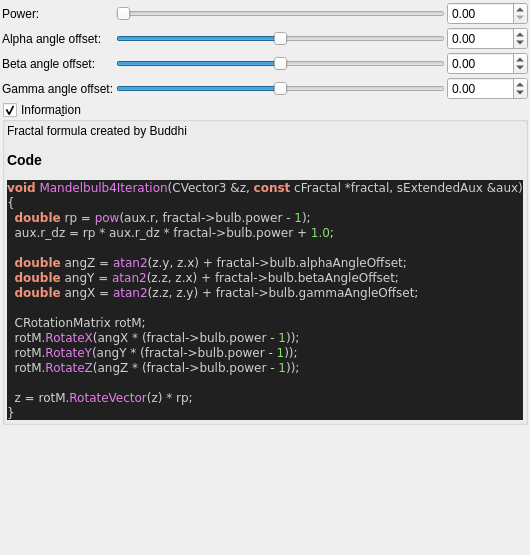
<?xml version="1.0" encoding="UTF-8"?>
<ui version="4.0">
 <class>Form</class>
 <widget class="QWidget" name="Form">
  <property name="geometry">
   <rect>
    <x>0</x>
    <y>0</y>
    <width>449</width>
    <height>555</height>
   </rect>
  </property>
  <property name="windowTitle">
   <string>Form</string>
  </property>
  <layout class="QVBoxLayout" name="verticalLayout">
   <property name="spacing">
    <number>2</number>
   </property>
   <property name="leftMargin">
    <number>2</number>
   </property>
   <property name="topMargin">
    <number>2</number>
   </property>
   <property name="rightMargin">
    <number>2</number>
   </property>
   <property name="bottomMargin">
    <number>2</number>
   </property>
   <item>
    <layout class="QGridLayout" name="gridLayout">
     <property name="spacing">
      <number>2</number>
     </property>
     <item row="2" column="1">
      <widget class="QSlider" name="slider_beta_angle_offset">
       <property name="sizePolicy">
        <sizepolicy hsizetype="Expanding" vsizetype="Maximum">
         <horstretch>0</horstretch>
         <verstretch>0</verstretch>
        </sizepolicy>
       </property>
       <property name="minimum">
        <number>-36000</number>
       </property>
       <property name="maximum">
        <number>36000</number>
       </property>
       <property name="singleStep">
        <number>1</number>
       </property>
       <property name="pageStep">
        <number>100</number>
       </property>
       <property name="orientation">
        <enum>Qt::Horizontal</enum>
       </property>
      </widget>
     </item>
     <item row="2" column="2">
      <widget class="MyDoubleSpinBox" name="spinbox_beta_angle_offset">
       <property name="sizePolicy">
        <sizepolicy hsizetype="Minimum" vsizetype="Maximum">
         <horstretch>0</horstretch>
         <verstretch>0</verstretch>
        </sizepolicy>
       </property>
       <property name="prefix">
        <string/>
       </property>
       <property name="suffix">
        <string/>
       </property>
       <property name="decimals">
        <number>2</number>
       </property>
       <property name="minimum">
        <double>-36000.000000000000000</double>
       </property>
       <property name="maximum">
        <double>36000.000000000000000</double>
       </property>
       <property name="singleStep">
        <double>0.100000000000000</double>
       </property>
      </widget>
     </item>
     <item row="1" column="1">
      <widget class="QSlider" name="slider_alpha_angle_offset">
       <property name="sizePolicy">
        <sizepolicy hsizetype="Expanding" vsizetype="Maximum">
         <horstretch>0</horstretch>
         <verstretch>0</verstretch>
        </sizepolicy>
       </property>
       <property name="minimum">
        <number>-36000</number>
       </property>
       <property name="maximum">
        <number>36000</number>
       </property>
       <property name="singleStep">
        <number>1</number>
       </property>
       <property name="pageStep">
        <number>100</number>
       </property>
       <property name="orientation">
        <enum>Qt::Horizontal</enum>
       </property>
      </widget>
     </item>
     <item row="1" column="0">
      <widget class="QLabel" name="label_8">
       <property name="text">
        <string>Alpha angle offset:</string>
       </property>
      </widget>
     </item>
     <item row="0" column="2">
      <widget class="MyDoubleSpinBox" name="spinbox_power">
       <property name="sizePolicy">
        <sizepolicy hsizetype="Minimum" vsizetype="Maximum">
         <horstretch>0</horstretch>
         <verstretch>0</verstretch>
        </sizepolicy>
       </property>
       <property name="prefix">
        <string/>
       </property>
       <property name="suffix">
        <string/>
       </property>
       <property name="decimals">
        <number>2</number>
       </property>
       <property name="minimum">
        <double>0.000000000000000</double>
       </property>
       <property name="maximum">
        <double>1000.000000000000000</double>
       </property>
       <property name="singleStep">
        <double>0.100000000000000</double>
       </property>
      </widget>
     </item>
     <item row="1" column="2">
      <widget class="MyDoubleSpinBox" name="spinbox_alpha_angle_offset">
       <property name="sizePolicy">
        <sizepolicy hsizetype="Minimum" vsizetype="Maximum">
         <horstretch>0</horstretch>
         <verstretch>0</verstretch>
        </sizepolicy>
       </property>
       <property name="prefix">
        <string/>
       </property>
       <property name="suffix">
        <string/>
       </property>
       <property name="decimals">
        <number>2</number>
       </property>
       <property name="minimum">
        <double>-36000.000000000000000</double>
       </property>
       <property name="maximum">
        <double>36000.000000000000000</double>
       </property>
       <property name="singleStep">
        <double>0.100000000000000</double>
       </property>
      </widget>
     </item>
     <item row="0" column="1">
      <widget class="QSlider" name="slider_power">
       <property name="sizePolicy">
        <sizepolicy hsizetype="Expanding" vsizetype="Maximum">
         <horstretch>0</horstretch>
         <verstretch>0</verstretch>
        </sizepolicy>
       </property>
       <property name="maximum">
        <number>2000</number>
       </property>
       <property name="singleStep">
        <number>1</number>
       </property>
       <property name="orientation">
        <enum>Qt::Horizontal</enum>
       </property>
      </widget>
     </item>
     <item row="0" column="0">
      <widget class="QLabel" name="label_7">
       <property name="text">
        <string>Power:</string>
       </property>
      </widget>
     </item>
     <item row="2" column="0">
      <widget class="QLabel" name="label_9">
       <property name="text">
        <string>Beta angle offset:</string>
       </property>
      </widget>
     </item>
     <item row="3" column="0">
      <widget class="QLabel" name="label_10">
       <property name="text">
        <string>Gamma angle offset:</string>
       </property>
      </widget>
     </item>
     <item row="3" column="1">
      <widget class="QSlider" name="slider_gamma_angle_offset">
       <property name="sizePolicy">
        <sizepolicy hsizetype="Expanding" vsizetype="Maximum">
         <horstretch>0</horstretch>
         <verstretch>0</verstretch>
        </sizepolicy>
       </property>
       <property name="minimum">
        <number>-36000</number>
       </property>
       <property name="maximum">
        <number>36000</number>
       </property>
       <property name="singleStep">
        <number>1</number>
       </property>
       <property name="pageStep">
        <number>100</number>
       </property>
       <property name="orientation">
        <enum>Qt::Horizontal</enum>
       </property>
      </widget>
     </item>
     <item row="3" column="2">
      <widget class="MyDoubleSpinBox" name="spinbox_gamma_angle_offset">
       <property name="sizePolicy">
        <sizepolicy hsizetype="Minimum" vsizetype="Maximum">
         <horstretch>0</horstretch>
         <verstretch>0</verstretch>
        </sizepolicy>
       </property>
       <property name="prefix">
        <string/>
       </property>
       <property name="suffix">
        <string/>
       </property>
       <property name="decimals">
        <number>2</number>
       </property>
       <property name="minimum">
        <double>-36000.000000000000000</double>
       </property>
       <property name="maximum">
        <double>36000.000000000000000</double>
       </property>
       <property name="singleStep">
        <double>0.100000000000000</double>
       </property>
      </widget>
     </item>
    </layout>
   </item>
   <item>
    <widget class="MyGroupBox" name="groupCheck_info">
     <property name="title">
      <string>Informa&amp;tion</string>
     </property>
     <property name="flat">
      <bool>false</bool>
     </property>
     <property name="checkable">
      <bool>true</bool>
     </property>
     <layout class="QVBoxLayout" name="verticalLayout_2">
      <property name="spacing">
       <number>2</number>
      </property>
      <property name="leftMargin">
       <number>2</number>
      </property>
      <property name="topMargin">
       <number>2</number>
      </property>
      <property name="rightMargin">
       <number>2</number>
      </property>
      <property name="bottomMargin">
       <number>2</number>
      </property>
      <item>
       <widget class="QLabel" name="label_code_content">
        <property name="text">
         <string>&lt;p&gt;Fractal formula created by Buddhi&lt;/p&gt;&lt;table&gt;
&lt;/table&gt;
&lt;h3&gt;Code&lt;/h3&gt;
&lt;body style=&quot;background-color:#202020&quot;&gt;
&lt;pre style=&quot;color:#d0d0d0; background-color:#202020;  font-family:'Courier New',monospace;&quot;&gt;&lt;span style=&quot;color:#f09479; font-weight:bold&quot;&gt;void&lt;/span&gt; &lt;span style=&quot;color:#e47eed&quot;&gt;Mandelbulb4Iteration&lt;/span&gt;&lt;span style=&quot;color:#d0d0d0&quot;&gt;(&lt;/span&gt;CVector3 &lt;span style=&quot;color:#d0d0d0&quot;&gt;&amp;amp;&lt;/span&gt;z&lt;span style=&quot;color:#d0d0d0&quot;&gt;,&lt;/span&gt; &lt;span style=&quot;color:#f09479; font-weight:bold&quot;&gt;const&lt;/span&gt; cFractal &lt;span style=&quot;color:#d0d0d0&quot;&gt;*&lt;/span&gt;fractal&lt;span style=&quot;color:#d0d0d0&quot;&gt;,&lt;/span&gt; sExtendedAux &lt;span style=&quot;color:#d0d0d0&quot;&gt;&amp;amp;&lt;/span&gt;aux&lt;span style=&quot;color:#d0d0d0&quot;&gt;)&lt;/span&gt;
&lt;span style=&quot;color:#d0d0d0&quot;&gt;{&lt;/span&gt;
  &lt;span style=&quot;color:#f09479; font-weight:bold&quot;&gt;double&lt;/span&gt; rp &lt;span style=&quot;color:#d0d0d0&quot;&gt;=&lt;/span&gt; &lt;span style=&quot;color:#e47eed&quot;&gt;pow&lt;/span&gt;&lt;span style=&quot;color:#d0d0d0&quot;&gt;(&lt;/span&gt;aux&lt;span style=&quot;color:#d0d0d0&quot;&gt;.&lt;/span&gt;r&lt;span style=&quot;color:#d0d0d0&quot;&gt;,&lt;/span&gt; fractal&lt;span style=&quot;color:#d0d0d0&quot;&gt;-&amp;gt;&lt;/span&gt;bulb&lt;span style=&quot;color:#d0d0d0&quot;&gt;.&lt;/span&gt;power &lt;span style=&quot;color:#d0d0d0&quot;&gt;-&lt;/span&gt; &lt;span style=&quot;color:#87df71&quot;&gt;1&lt;/span&gt;&lt;span style=&quot;color:#d0d0d0&quot;&gt;);&lt;/span&gt;
  aux&lt;span style=&quot;color:#d0d0d0&quot;&gt;.&lt;/span&gt;r_dz &lt;span style=&quot;color:#d0d0d0&quot;&gt;=&lt;/span&gt; rp &lt;span style=&quot;color:#d0d0d0&quot;&gt;*&lt;/span&gt; aux&lt;span style=&quot;color:#d0d0d0&quot;&gt;.&lt;/span&gt;r_dz &lt;span style=&quot;color:#d0d0d0&quot;&gt;*&lt;/span&gt; fractal&lt;span style=&quot;color:#d0d0d0&quot;&gt;-&amp;gt;&lt;/span&gt;bulb&lt;span style=&quot;color:#d0d0d0&quot;&gt;.&lt;/span&gt;power &lt;span style=&quot;color:#d0d0d0&quot;&gt;+&lt;/span&gt; &lt;span style=&quot;color:#87df71&quot;&gt;1.0&lt;/span&gt;&lt;span style=&quot;color:#d0d0d0&quot;&gt;;&lt;/span&gt;

  &lt;span style=&quot;color:#f09479; font-weight:bold&quot;&gt;double&lt;/span&gt; angZ &lt;span style=&quot;color:#d0d0d0&quot;&gt;=&lt;/span&gt; &lt;span style=&quot;color:#e47eed&quot;&gt;atan2&lt;/span&gt;&lt;span style=&quot;color:#d0d0d0&quot;&gt;(&lt;/span&gt;z&lt;span style=&quot;color:#d0d0d0&quot;&gt;.&lt;/span&gt;y&lt;span style=&quot;color:#d0d0d0&quot;&gt;,&lt;/span&gt; z&lt;span style=&quot;color:#d0d0d0&quot;&gt;.&lt;/span&gt;x&lt;span style=&quot;color:#d0d0d0&quot;&gt;) +&lt;/span&gt; fractal&lt;span style=&quot;color:#d0d0d0&quot;&gt;-&amp;gt;&lt;/span&gt;bulb&lt;span style=&quot;color:#d0d0d0&quot;&gt;.&lt;/span&gt;alphaAngleOffset&lt;span style=&quot;color:#d0d0d0&quot;&gt;;&lt;/span&gt;
  &lt;span style=&quot;color:#f09479; font-weight:bold&quot;&gt;double&lt;/span&gt; angY &lt;span style=&quot;color:#d0d0d0&quot;&gt;=&lt;/span&gt; &lt;span style=&quot;color:#e47eed&quot;&gt;atan2&lt;/span&gt;&lt;span style=&quot;color:#d0d0d0&quot;&gt;(&lt;/span&gt;z&lt;span style=&quot;color:#d0d0d0&quot;&gt;.&lt;/span&gt;z&lt;span style=&quot;color:#d0d0d0&quot;&gt;,&lt;/span&gt; z&lt;span style=&quot;color:#d0d0d0&quot;&gt;.&lt;/span&gt;x&lt;span style=&quot;color:#d0d0d0&quot;&gt;) +&lt;/span&gt; fractal&lt;span style=&quot;color:#d0d0d0&quot;&gt;-&amp;gt;&lt;/span&gt;bulb&lt;span style=&quot;color:#d0d0d0&quot;&gt;.&lt;/span&gt;betaAngleOffset&lt;span style=&quot;color:#d0d0d0&quot;&gt;;&lt;/span&gt;
  &lt;span style=&quot;color:#f09479; font-weight:bold&quot;&gt;double&lt;/span&gt; angX &lt;span style=&quot;color:#d0d0d0&quot;&gt;=&lt;/span&gt; &lt;span style=&quot;color:#e47eed&quot;&gt;atan2&lt;/span&gt;&lt;span style=&quot;color:#d0d0d0&quot;&gt;(&lt;/span&gt;z&lt;span style=&quot;color:#d0d0d0&quot;&gt;.&lt;/span&gt;z&lt;span style=&quot;color:#d0d0d0&quot;&gt;,&lt;/span&gt; z&lt;span style=&quot;color:#d0d0d0&quot;&gt;.&lt;/span&gt;y&lt;span style=&quot;color:#d0d0d0&quot;&gt;) +&lt;/span&gt; fractal&lt;span style=&quot;color:#d0d0d0&quot;&gt;-&amp;gt;&lt;/span&gt;bulb&lt;span style=&quot;color:#d0d0d0&quot;&gt;.&lt;/span&gt;gammaAngleOffset&lt;span style=&quot;color:#d0d0d0&quot;&gt;;&lt;/span&gt;

  CRotationMatrix rotM&lt;span style=&quot;color:#d0d0d0&quot;&gt;;&lt;/span&gt;
  rotM&lt;span style=&quot;color:#d0d0d0&quot;&gt;.&lt;/span&gt;&lt;span style=&quot;color:#e47eed&quot;&gt;RotateX&lt;/span&gt;&lt;span style=&quot;color:#d0d0d0&quot;&gt;(&lt;/span&gt;angX &lt;span style=&quot;color:#d0d0d0&quot;&gt;* (&lt;/span&gt;fractal&lt;span style=&quot;color:#d0d0d0&quot;&gt;-&amp;gt;&lt;/span&gt;bulb&lt;span style=&quot;color:#d0d0d0&quot;&gt;.&lt;/span&gt;power &lt;span style=&quot;color:#d0d0d0&quot;&gt;-&lt;/span&gt; &lt;span style=&quot;color:#87df71&quot;&gt;1&lt;/span&gt;&lt;span style=&quot;color:#d0d0d0&quot;&gt;));&lt;/span&gt;
  rotM&lt;span style=&quot;color:#d0d0d0&quot;&gt;.&lt;/span&gt;&lt;span style=&quot;color:#e47eed&quot;&gt;RotateY&lt;/span&gt;&lt;span style=&quot;color:#d0d0d0&quot;&gt;(&lt;/span&gt;angY &lt;span style=&quot;color:#d0d0d0&quot;&gt;* (&lt;/span&gt;fractal&lt;span style=&quot;color:#d0d0d0&quot;&gt;-&amp;gt;&lt;/span&gt;bulb&lt;span style=&quot;color:#d0d0d0&quot;&gt;.&lt;/span&gt;power &lt;span style=&quot;color:#d0d0d0&quot;&gt;-&lt;/span&gt; &lt;span style=&quot;color:#87df71&quot;&gt;1&lt;/span&gt;&lt;span style=&quot;color:#d0d0d0&quot;&gt;));&lt;/span&gt;
  rotM&lt;span style=&quot;color:#d0d0d0&quot;&gt;.&lt;/span&gt;&lt;span style=&quot;color:#e47eed&quot;&gt;RotateZ&lt;/span&gt;&lt;span style=&quot;color:#d0d0d0&quot;&gt;(&lt;/span&gt;angZ &lt;span style=&quot;color:#d0d0d0&quot;&gt;* (&lt;/span&gt;fractal&lt;span style=&quot;color:#d0d0d0&quot;&gt;-&amp;gt;&lt;/span&gt;bulb&lt;span style=&quot;color:#d0d0d0&quot;&gt;.&lt;/span&gt;power &lt;span style=&quot;color:#d0d0d0&quot;&gt;-&lt;/span&gt; &lt;span style=&quot;color:#87df71&quot;&gt;1&lt;/span&gt;&lt;span style=&quot;color:#d0d0d0&quot;&gt;));&lt;/span&gt;

  z &lt;span style=&quot;color:#d0d0d0&quot;&gt;=&lt;/span&gt; rotM&lt;span style=&quot;color:#d0d0d0&quot;&gt;.&lt;/span&gt;&lt;span style=&quot;color:#e47eed&quot;&gt;RotateVector&lt;/span&gt;&lt;span style=&quot;color:#d0d0d0&quot;&gt;(&lt;/span&gt;z&lt;span style=&quot;color:#d0d0d0&quot;&gt;) *&lt;/span&gt; rp&lt;span style=&quot;color:#d0d0d0&quot;&gt;;&lt;/span&gt;
&lt;span style=&quot;color:#d0d0d0&quot;&gt;}&lt;/span&gt;
&lt;/pre&gt;
&lt;/body&gt;</string>
        </property>
        <property name="wordWrap">
         <bool>true</bool>
        </property>
        <property name="openExternalLinks">
         <bool>true</bool>
        </property>
        <property name="textInteractionFlags">
         <set>Qt::LinksAccessibleByMouse|Qt::TextSelectableByMouse</set>
        </property>
       </widget>
      </item>
     </layout>
    </widget>
   </item>
   <item>
    <spacer name="verticalSpacer">
     <property name="orientation">
      <enum>Qt::Vertical</enum>
     </property>
     <property name="sizeHint" stdset="0">
      <size>
       <width>20</width>
       <height>40</height>
      </size>
     </property>
    </spacer>
   </item>
  </layout>
 </widget>
 <customwidgets>
  <customwidget>
   <class>MyDoubleSpinBox</class>
   <extends>QDoubleSpinBox</extends>
   <header>mydoublespinbox.h</header>
  </customwidget>
  <customwidget>
   <class>MyGroupBox</class>
   <extends>QGroupBox</extends>
   <header>mygroupbox.h</header>
   <container>1</container>
  </customwidget>
 </customwidgets>
 <tabstops>
  <tabstop>slider_power</tabstop>
  <tabstop>spinbox_power</tabstop>
  <tabstop>slider_alpha_angle_offset</tabstop>
  <tabstop>spinbox_alpha_angle_offset</tabstop>
  <tabstop>slider_beta_angle_offset</tabstop>
  <tabstop>spinbox_beta_angle_offset</tabstop>
  <tabstop>slider_gamma_angle_offset</tabstop>
  <tabstop>spinbox_gamma_angle_offset</tabstop>
 </tabstops>
 <resources/>
 <connections/>
</ui>
